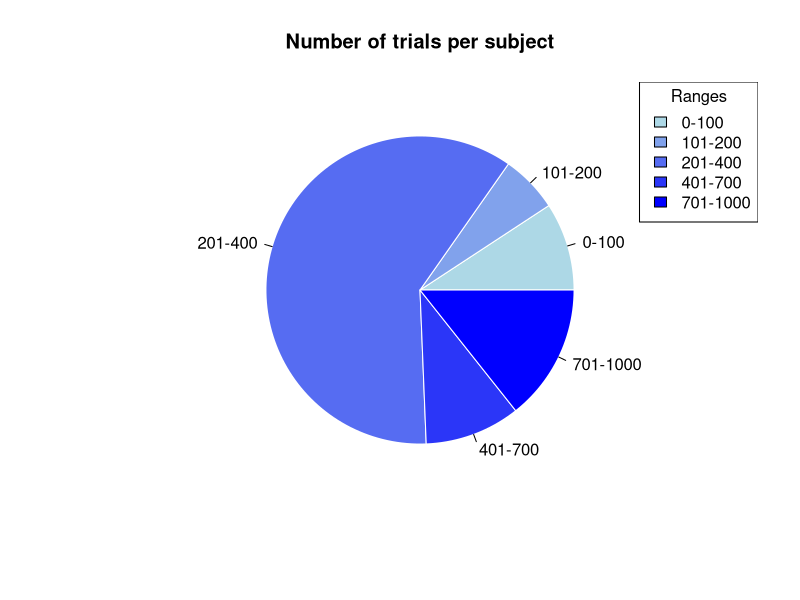
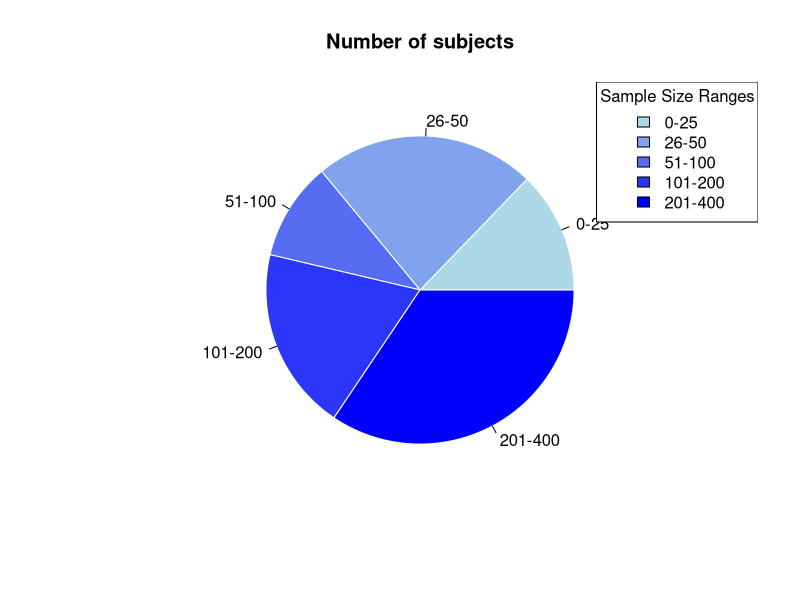
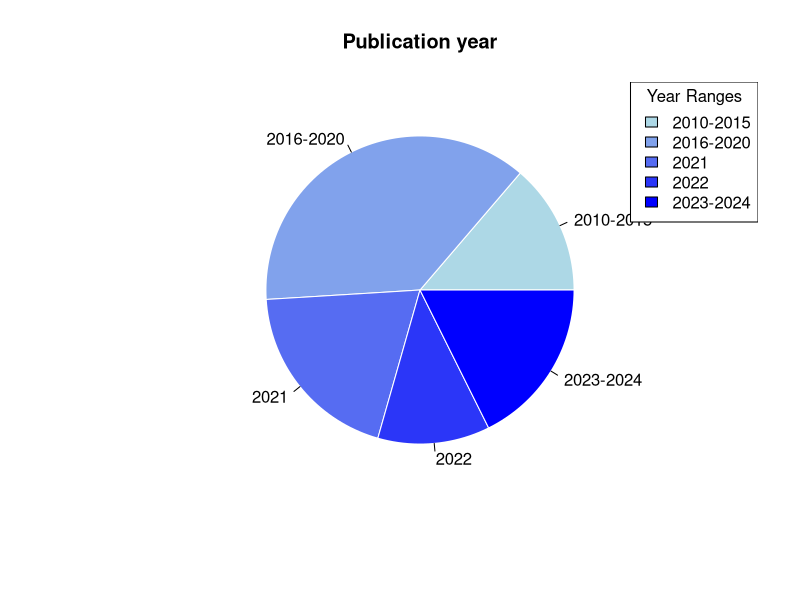

Source code (R) for these figures, in order: (Note: this script raises an error after producing the figures.)
## ---- chunk 1
# Number of trials per subject
# 1. 创建数据框
data <- data.frame(
  Paper = c("P5", "P5", "P5", "P5", "P6", "P20", "P34", "P45", "P46", "P51", 
            "P51", "P54", "P95", "P95", "Pn4", "Pn4", "Pn13", "Pn13", "Pn13", 
            "Pn13", "Pn14", "Pn14", "Pn14", "Pn16", "Pn16", "Pn16", "Pn23", 
            "Ps1", "Ps2", "Ps3", "Ps4", "Ps4", "Ps5", "Ps5", "Ps5", "Ps5", 
            "Pt1", "Pt2", "Pt3", "Pt5", "Pt6", "Pt6", "Pt7", "Pt9", "Pt9", 
            "Pt9", "Pt10", "Pt13", "Pt18", "Pt27", "Pt28"),
  Formal_Trials = c(96, 96, 96, 80, 240, 312, 100, 960, 192, 144, 
                    100, 144, 672, 672, 360, 360, 360, 360, 360, 
                    360, 128, 240, 240, 200, 400, 400, 360, 64, 
                    90, 40, 40, 40, 60, 60, 60, 60, 240, 60, 360, 
                    300, 240, 240, 360, 360, 360, 360, 96, 320, 960, 240, 360)
)

# 2. 定义区间
bins <- c(0, 100, 200, 400, 700, 1000)  # 定义五个范围
labels <- c("0-100", "101-200", "201-400", "401-700", "701-1000")

# 3. 将Formal_Trials数据按范围分组
data$Range <- cut(data$Formal_Trials, breaks = bins, labels = labels, right = TRUE)

# 4. 按范围汇总总数
library(dplyr)
trial_range_summary <- data %>%
  group_by(Range) %>%
  summarise(Total_Trials = sum(Formal_Trials))

# 5. 定义渐变颜色
colors <- colorRampPalette(c("lightblue", "blue"))(length(trial_range_summary$Range))

# 6. 绘制饼图
pie(trial_range_summary$Total_Trials, 
    labels = trial_range_summary$Range, 
    main = "Number of trials per subject",
    col = colors,  # 使用渐变色
    border = "white")  # 设置白色边框

# 添加图例
legend("topright", 
       legend = trial_range_summary$Range, 
       fill = colors, 
       title = "Ranges")
rm(data,trial_range_summary,bins,colors,labels)
## ---- chunk 2
# 1. 创建数据框
data <- data.frame(
  Paper = c("P5", "P5", "P5", "P5", "P6", "P20", "P34", "P45", "P46", "P51", 
            "P51", "P54", "P95", "P95", "Pn4", "Pn4", "Pn13", "Pn13", "Pn13", 
            "Pn13", "Pn14", "Pn14", "Pn14", "Pn16", "Pn16", "Pn16", "Pn23", 
            "Ps1", "Ps2", "Ps3", "Ps4", "Ps4", "Ps5", "Ps5", "Ps5", "Ps5", 
            "Pt1", "Pt2", "Pt3", "Pt5", "Pt6", "Pt6", "Pt7", "Pt9", "Pt9", 
            "Pt9", "Pt10", "Pt13", "Pt18", "Pt27", "Pt28"),
  Sample_Size = c(28, 28, 28, 40, 92, 46, 31, 40, 56, 26, 
                  26, 103, 19, 20, 30, 30, 13, 27, 27, 26, 
                  38, 33, 36, 20, 24, 25, 105, 302, 23, 
                  24, 20, 21, 24, 18, 22, 20, 40, 144, 109, 
                  40, 30, 104, 328, 23, 21, 18, 380, 84, 20, 32, 70)
)

# 2. 定义区间
bins <- c(0, 25, 50, 100, 200, 400)  # 定义五个范围
labels <- c("0-25", "26-50", "51-100", "101-200", "201-400")

# 3. 将Sample_Size数据按范围分组
data$Range <- cut(data$Sample_Size, breaks = bins, labels = labels, right = TRUE)

# 4. 按范围汇总每个区间的被试总数
library(dplyr)
subject_summary <- data %>%
  group_by(Range) %>%
  summarise(Total_Subjects = sum(Sample_Size))

# 5. 定义渐变颜色（保持前面的颜色风格）
colors <- colorRampPalette(c("lightblue", "blue"))(length(subject_summary$Range))

# 6. 绘制饼图
pie(subject_summary$Total_Subjects, 
    labels = subject_summary$Range, 
    main = "Number of subjects",
    col = colors,  # 使用渐变色
    border = "white")  # 设置白色边框

# 添加图例
legend("topright", 
       legend = subject_summary$Range, 
       fill = colors, 
       title = "Sample Size Ranges")

rm(data,subject_summary,bins,colors,labels)
## ---- chunk 3
# 1. 创建数据框
data <- data.frame(
  Paper = c("P5", "P5", "P5", "P5", "P6", "P20", "P34", "P45", "P46", "P51", 
            "P51", "P54", "P95", "P95", "Pn4", "Pn4", "Pn13", "Pn13", "Pn13", 
            "Pn13", "Pn14", "Pn14", "Pn14", "Pn16", "Pn16", "Pn16", "Pn23", 
            "Ps1", "Ps2", "Ps3", "Ps4", "Ps4", "Ps5", "Ps5", "Ps5", "Ps5", 
            "Pt1", "Pt2", "Pt3", "Pt5", "Pt6", "Pt6", "Pt7", "Pt9", "Pt9", 
            "Pt9", "Pt10", "Pt13", "Pt18", "Pt27", "Pt28"),
  Year = c(2019, 2019, 2019, 2019, 2020, 2020, 2020, 2021, 2020, 2020, 
           2020, 2019, 2018, 2018, 2021, 2021, 2021, 2021, 2021, 2021, 
           2020, 2020, 2020, 2022, 2022, 2022, 2021, 2023, 2023, 2014, 
           2015, 2015, 2014, 2014, 2014, 2014, 2023, 2023, 2021, 2023, 
           2022, 2022, 2022, 2020, 2020, 2020, 2023, 2021, 2023, 2024, 2024)
)

# 2. 定义年份区间
bins <- c(2010, 2015, 2020, 2021, 2022, 2024)  # 定义五个年份范围
labels <- c("2010-2015", "2016-2020", "2021", "2022", "2023-2024")

# 3. 将Year数据按范围分组
data$Year_Range <- cut(data$Year, breaks = bins, labels = labels, right = TRUE)

# 4. 按年份区间汇总每个区间的文章数量
library(dplyr)
year_summary <- data %>%
  group_by(Year_Range) %>%
  summarise(Total_Papers = n())

# 5. 定义渐变颜色（保持前面的颜色风格）
colors <- colorRampPalette(c("lightblue", "blue"))(length(year_summary$Year_Range))

# 6. 绘制饼图
pie(year_summary$Total_Papers, 
    labels = year_summary$Year_Range, 
    main = "Publication year",
    col = colors,  # 使用渐变色
    border = "white")  # 设置白色边框

# 添加图例
legend("topright", 
       legend = year_summary$Year_Range, 
       fill = colors, 
       title = "Year Ranges")

rm(data,year_summary,bins,colors,labels)
## ---- chunk 4
#人口统计学数据读取
library(dplyr)

subject_counts <- lapply(names(df), function(paper_name) {
  data <- df[[paper_name]]
  
  if ("Subject" %in% names(data)) {
    if ("Gender" %in% names(data)) {
      # 如果有性别信息
      gender_summary <- data %>%
        distinct(Subject, Gender) %>%
        summarise(
          total_subjects = n_distinct(Subject, na.rm = TRUE),
          male_count = sum(Gender == "Male", na.rm = TRUE),
          female_count = sum(Gender == "Female", na.rm = TRUE),
          paper_name = paper_name,
          .groups = "drop"
        )
    } else {
      # 如果没有性别信息，统计总被试数
      gender_summary <- data %>%
        distinct(Subject) %>%
        summarise(
          total_subjects = n_distinct(Subject, na.rm = TRUE),
          male_count = NA,
          female_count = NA,
          paper_name = paper_name,
          .groups = "drop"
        )
    }
    return(gender_summary)
  } else {
    return(NULL)
  }
})

# 转换为数据框，去除NULL值
subject_counts_df <- do.call(rbind, subject_counts)

print(subject_counts_df)


# 输出为CSV文件
# write.csv(subject_counts_df, "Subject_information.csv", row.names = FALSE)

rm(subject_counts)
## ---- chunk 5
library(dplyr)
library(ggplot2)

# 初始化存储结果的数据框
result <- data.frame(Subject = integer(), d_prime = numeric(), Mean_RT = numeric(), Paper = character())

# 遍历每篇论文
for (paper_name in names(df_d_paper)) {
  
  # 取出当前论文的 d' 数据
  d_prime_data <- df_d_paper[[paper_name]]
  
  # 检查 d_prime_data 是否为空
  if (is.null(d_prime_data) || nrow(d_prime_data) == 0) {
    warning(paste("Skipping paper:", paper_name, "- d_prime_data is empty or NULL"))
    next  # 跳过当前论文，继续处理下一篇
  }
  
  # 取出当前论文的 RT 和 ACC 数据
  article_data <- df[[paper_name]]
  
  # 检查是否存在 'Matching' 和 'ACC' 列
  if (!("Matching" %in% colnames(article_data)) || !("ACC" %in% colnames(article_data))) {
    warning(paste("Skipping paper:", paper_name, "- 'Matching' or 'ACC' column not found"))
    next  # 跳过当前论文，继续处理下一篇
  }
  
  # 筛选出 Matching == "Matching" 且 ACC == 1 的数据，并计算每个被试的平均 RT_ms
  filtered_data <- article_data %>%
    filter(Matching == "Matching", ACC == 1) %>%
    group_by(Subject) %>%
    summarize(Mean_RT = mean(RT_ms, na.rm = TRUE))  # 使用 RT_ms 计算每个被试的平均反应时间
  
  # 合并平均 RT 和 d' 数据，确保根据 Subject 合并
  merged_data <- inner_join(filtered_data, d_prime, by = "Subject")
  
  # 为结果添加论文名称
  merged_data <- merged_data %>%
    mutate(Paper = paper_name)
  
  # 将当前论文的结果合并到最终数据框中
  result <- bind_rows(result, merged_data)
}

# 查看处理后的数据
head(result)

# 创建小提琴图、箱线图和散点图的组合
ggplot(result, aes(x = Mean_RT, y = d_prime, fill = Paper)) +
  # 小提琴图
  geom_violin(trim = FALSE, alpha = 0.5, color = "black") +
  # 箱线图
  geom_boxplot(width = 0.1, fill = "white", color = "black", outlier.shape = NA) +
  # 散点图
  geom_jitter(width = 0.1, size = 1, color = "darkblue", alpha = 0.6) +
  # 主题和标签
  labs(x = "Mean RT (ms)", y = "d'") +
  theme_minimal() +
  theme(legend.position = "none")

# rm(article_data,filtered_data,)
## ---- chunk 6
library(dplyr)
library(ggplot2)

# 初始化存储结果的数据框
result <- data.frame(Subject = integer(), d_prime = numeric(), Mean_RT = numeric(), Paper = character())

# 遍历每篇论文
for (i in seq_along(df)) {
  paper_name <- names(df)[i]  # 获取论文名称
  d_prime_data <- df_d_paper[[i]]  # 获取对应的 d' 数据

  # 检查 d_prime_data 是否为空
  if (is.null(d_prime_data) || nrow(d_prime_data) == 0) {
    warning(paste("Skipping paper:", paper_name, "- d_prime_data is empty or NULL"))
    next
  }

  # 取出当前论文的 RT 和 ACC 数据
  article_data <- df[[paper_name]]

  # 检查是否存在 'Matching' 和 'ACC' 列
  if (!("Matching" %in% colnames(article_data)) || !("ACC" %in% colnames(article_data))) {
    warning(paste("Skipping paper:", paper_name, "- 'Matching' or 'ACC' column not found"))
    next
  }

  # 筛选出 Matching == "Matching" 且 ACC == 1 的数据，并计算每个被试的平均 RT_ms
  filtered_data <- article_data %>%
    filter(Matching == "Matching", ACC == 1) %>%
    group_by(Subject) %>%
    summarize(Mean_RT = mean(RT_ms, na.rm = TRUE))

  # 合并平均 RT 和 d' 数据
  merged_data <- inner_join(filtered_data, d_prime_data, by = "Subject")

  # 添加论文名称
  merged_data <- merged_data %>%
    mutate(Paper = paper_name)

  # 合并到结果数据框中
  result <- bind_rows(result, merged_data)
}

# 创建图形
if (nrow(result) > 0) {
  ggplot(result, aes(x = Mean_RT, y = d_prime, fill = Paper)) +
    geom_violin(trim = FALSE, alpha = 0.5, color = "black") +
    geom_boxplot(width = 0.1, fill = "white", color = "black", outlier.shape = NA) +
    geom_jitter(width = 0.1, size = 1, color = "darkblue", alpha = 0.6) +
    labs(x = "Mean RT (ms)", y = "d'") +
    theme_minimal() +
    theme(legend.position = "none")
} else {
  message("No data available for plotting.")
}

library(dplyr)
library(ggplot2)

# 创建美化后的图形
ggplot(result) +
  # 箱线图和散点图在左侧
  geom_boxplot(aes(x = factor(1), y = Mean_RT, fill = Paper), width = 0.1, outlier.shape = NA) +
  geom_jitter(aes(x = factor(1), y = Mean_RT, color = "darkblue"), width = 0.1, size = 1, alpha = 0.6) +
  # 小提琴图在右侧，只显示右半边
  geom_violin(aes(x = factor(2), y = Mean_RT, fill = Paper), trim = FALSE, alpha = 0.5, color = "black", position = position_nudge(x = 0.3)) +  # 调整此参数
  # 主题和标签
  labs(x = "", y = "Mean RT (ms)") +
  scale_x_discrete(labels = c("1" = "Boxplot & Jitter", "2" = "Violin")) +  # 自定义x轴标签
  theme_minimal() +
  theme(legend.position = "none",
        axis.title.y = element_text(size = 12),
        axis.ticks.x = element_blank(),  # 去掉x轴刻度
        axis.text.x = element_blank())  # 去掉x轴文本


## ---- chunk 7
library(dplyr)
library(ggplot2)

# 初始化存储结果的数据框
result <- data.frame(Subject = integer(), d_prime = numeric(), Mean_RT = numeric(), Paper = character())

# 遍历每篇论文
for (i in seq_along(df)) {
  paper_name <- names(df)[i]  # 获取论文名称
  d_prime_data <- df_d_paper[[i]]  # 获取对应的 d' 数据

  # 检查 d_prime_data 是否为空
  if (is.null(d_prime_data) || nrow(d_prime_data) == 0) {
    warning(paste("Skipping paper:", paper_name, "- d_prime_data is empty or NULL"))
    next
  }

  # 取出当前论文的 RT 和 ACC 数据
  article_data <- df[[paper_name]]

  # 检查是否存在 'Matching' 和 'ACC' 列
  if (!("Matching" %in% colnames(article_data)) || !("ACC" %in% colnames(article_data))) {
    warning(paste("Skipping paper:", paper_name, "- 'Matching' or 'ACC' column not found"))
    next
  }

  # 筛选出 Matching == "Matching，且 RT <= 10000 的数据
  filtered_data <- article_data %>%
    filter(Matching == "Matching", RT_ms >= 400,  RT_ms <= 1000) %>%
    group_by(Subject) %>%
    summarize(Mean_RT = mean(RT_ms, na.rm = TRUE))

  # 合并平均 RT 和 d' 数据
  merged_data <- inner_join(filtered_data, d_prime_data, by = "Subject")

  # 添加论文名称
  merged_data <- merged_data %>%
    mutate(Paper = paper_name)

  # 合并到结果数据框中
  result <- bind_rows(result, merged_data)
}

# 查看处理后的数据
head(result)

# 创建图形
if (nrow(result) > 0) {
  ggplot(result, aes(x = Mean_RT, y = d_prime, fill = Paper)) +
    geom_violin(trim = FALSE, alpha = 0.3, color = "black") +  # 调整透明度
    geom_boxplot(width = 0.02, fill = "white", color = "black", outlier.shape = NA) +  # 更小的 width
    geom_jitter(width = 0.1, size = 1, color = "darkblue", alpha = 0.6) +
    labs(x = "Mean RT (ms)", y = "d'") +
    theme_minimal() +
    theme(legend.position = "none")
} else {
  message("No data available for plotting.")
}
library(dplyr)
library(ggplot2)

# 创建美化后的图形
ggplot(result) +
  # 箱线图和散点图集中在同一个位置
  geom_boxplot(aes(x = factor(1), y = Mean_RT, fill = Paper), width = 0.15, outlier.shape = NA) +
  geom_jitter(aes(x = factor(1), y = Mean_RT), width = 0.1, size = 1, color = "darkblue", alpha = 0.6) +
  # 小提琴图在右侧
  geom_violin(aes(x = factor(2), y = Mean_RT, fill = Paper), trim = FALSE, alpha = 0.5, color = "black") +
  # 主题和标签
  labs(x = "", y = "Mean RT (ms)") +
  scale_x_discrete(labels = c("1" = "Boxplot & Jitter", "2" = "Violin")) +  # 自定义x轴标签
  theme_minimal() +
  theme(legend.position = "none",
        axis.title.y = element_text(size = 12),
        axis.ticks.x = element_blank(),  # 去掉x轴刻度
        axis.text.x = element_blank())  # 去掉x轴文本


## ---- chunk 8
# 加载必要的库
library(dplyr)
library(ggplot2)

# 假设 df 是一个包含文章数据的列表，其中每个元素都是一个数据框
# df 是一个列表，df[[n]] 是第 n 篇文章，里面包含数据

# 定义一些变量来存储统计信息
all_data <- data.frame()  # 用于存储所有文章的人口统计学和 RT 数据
gender_count_list <- list()  # 存储每篇文章的性别统计信息
age_data <- c()  # 存储所有年龄信息

# 性别统一化函数
standardize_gender <- function(gender) {
  gender <- tolower(gender)  # 转换为小写
  if (gender %in% c("1", "m", "M", "Mann", "Hombre", "male", "Male")) {
    return("Male")
  } else if (gender %in% c("2", "f", "F", "Frau", "Mujer", "female", "Female")) {
    return("Female")
  } else {
    return("Others")
  }
}

# 遍历每篇文章的数据
for (i in 1:length(df)) {
  article_data <- df[[i]]  # 获取每篇文章的数据
  
  # 只选择我们关心的列，如 Subject、Gender、Age 和 RT_ms，其他的列忽略
  article_data_filtered <- article_data %>%
    select(any_of(c("Subject", "Gender", "Age", "RT_ms")))  # 只选择这些列，如果不存在则忽略
  
  # 确保 Subject 列为字符类型，Gender 列为字符类型，Age 列统一为数值类型
  if ("Subject" %in% colnames(article_data_filtered)) {
    article_data_filtered$Subject <- as.character(article_data_filtered$Subject)
  }
  
  if ("Gender" %in% colnames(article_data_filtered)) {
    article_data_filtered$Gender <- as.character(article_data_filtered$Gender)
    article_data_filtered$Gender <- sapply(article_data_filtered$Gender, standardize_gender)  # 统一化性别变量
  }
  
  if ("Age" %in% colnames(article_data_filtered)) {
    article_data_filtered$Age <- as.numeric(as.character(article_data_filtered$Age))
  }
  
  # 为每篇文章中的被试编号添加文章索引前缀，使每个被试编号在全局范围内唯一
  article_data_filtered <- article_data_filtered %>%
    mutate(Subject = paste0("Article", i, "_", Subject))
  
  # 统计性别
  if ("Gender" %in% colnames(article_data_filtered)) {
    current_gender_count <- table(article_data_filtered$Gender)
    gender_count_list[[i]] <- current_gender_count
  }
  
  # 收集年龄数据
  if ("Age" %in% colnames(article_data_filtered)) {
    age_data <- c(age_data, article_data_filtered$Age)
  }
  
  # 将每篇文章的数据合并，只合并过滤后的数据
  all_data <- bind_rows(all_data, article_data_filtered)
}

# 合并所有文章的性别统计
gender_count <- Reduce(`+`, gender_count_list, init = table(factor(levels = unique(unlist(lapply(gender_count_list, names))))))

# 人口统计学描述
total_subjects <- nrow(all_data)  # 被试总人数
male_count <- sum(all_data$Gender == "Male", na.rm = TRUE)  # 男性数量
female_count <- sum(all_data$Gender == "Female", na.rm = TRUE)  # 女性数量
avg_age <- mean(age_data, na.rm = TRUE)  # 平均年龄

# 输出人口统计学信息
cat("总被试量: ", total_subjects, "\n")
cat("男性数量: ", male_count, "\n")
cat("女性数量: ", female_count, "\n")
cat("平均年龄: ", avg_age, "\n")

# 分别绘制 Age 和 RT_ms 的散点图

# 绘制 Age 的散点图，X 轴为 Subject，Y 轴为 Age
ggplot(all_data, aes(x = Subject, y = Age, color = Gender)) +
  geom_point(alpha = 0.7) +
  labs(title = "Scatter Plot of Age by Subject",
       x = "Subject",
       y = "Age",
       color = "Gender") +
  theme_minimal() +
  theme(axis.text.x = element_blank())  # 隐藏 X 轴的文本

# 绘制 RT_ms 的散点图，X 轴为 Subject，Y 轴为 RT_ms
ggplot(all_data, aes(x = Subject, y = RT_ms, color = Gender)) +
  geom_point(alpha = 0.7) +
  labs(title = "Scatter Plot of RT_ms by Subject",
       x = "Subject",
       y = "RT_ms",
       color = "Gender") +
  theme_minimal() +
  theme(axis.text.x = element_blank())  # 隐藏 X 轴的文本

# 如果有 RT_ms 数据，对其进行统计
if ("RT_ms" %in% colnames(all_data)) {
  rt_summary <- summary(all_data$RT_ms)
  cat("RT_ms 描述统计: \n")
  print(rt_summary)
}

# 清理环境变量
rm(subject_df, age_data, avg_age, current_gender_count, female_count, gender_count, i, male_count, rt_summary, subject_bins, subject_distribution, total_subjects, all_data, article_data, article_data_filtered, gender_count_list)


## ---- chunk 9
library(ggplot2)
library(dplyr)
library(tidyr)

# 假设df是一个包含多篇论文数据的列表

# 1. 计算每个被试的平均ACC和RT_ms
plot_data <- lapply(df, function(data) {
  if ("Identity" %in% names(data) && "Matching" %in% names(data)) {
    data %>%
      mutate(Identity = case_when(
        Identity == "Self" ~ "Self",
        # Identity == "P1" ~ "Self",
        Identity == "Friend" ~ "Friend",
        Identity == "Close" ~ "Close",
        Identity == "Mother" ~ "Close",
        Identity == "Father" ~ "Close",
        Identity == "Familiar" ~ "Close",
        Identity == "Acquaintance" ~ "Close",
        # Identity == "P2" ~ "Close",
        TRUE ~ "Others"  # 其他归为Others
      )) %>%
      group_by(Identity, Matching) %>%
      summarise(mean_ACC = mean(ACC, na.rm = TRUE), 
                mean_RT_ms = mean(RT_ms, na.rm = TRUE), 
                .groups = "drop")
  } else {
    return(NULL)  # 如果缺少列，返回NULL
  }
})

# 合并数据用于绘图，去除NULL值
plot_df <- bind_rows(plot_data, .id = "paper") %>% na.omit()

# 散点图，绘制存在的数据
ggplot(plot_df, aes(x = mean_ACC, y = mean_RT_ms, shape = Identity)) +
  geom_point(size = 3) +
  labs(x = "平均ACC", y = "平均RT (ms)") +
  theme_minimal()

# 2. 统计每篇论文的被试量及性别
subject_counts <- lapply(df, function(data) {
  if ("Subject" %in% names(data) && "Gender" %in% names(data)) {
    data %>%
      distinct(Subject, Gender) %>%
      summarise(
        total_subjects = n_distinct(Subject),
        male_count = sum(Gender == "Male", na.rm = TRUE),
        female_count = sum(Gender == "Female", na.rm = TRUE),
        .groups = "drop"
      )
  } else {
    return(NULL)  # 如果缺少列，返回NULL
  }
})

# 转换为数据框，去除NULL值
subject_counts_df <- do.call(rbind, subject_counts) %>% na.omit()

# 输出结果
print(subject_counts_df)

## ---- chunk 10
library(ggplot2)
library(dplyr)
library(tidyr)

# 假设df是一个包含多篇论文数据的列表

# 1. 计算每个被试的平均ACC和RT_ms
plot_data <- lapply(df, function(data) {
  if ("Identity" %in% names(data) && "Matching" %in% names(data)) {
    data %>%
      mutate(Identity = case_when(
        Identity == "Self" ~ "Self",
        # Identity == "P1" ~ "Self",
        Identity == "Friend" ~ "Friend",
        Identity == "Close" ~ "Close",
        Identity == "Mother" ~ "Close",
        Identity == "Father" ~ "Close",
        Identity == "Familiar" ~ "Close",
        Identity == "Acquaintance" ~ "Close",
        # Identity == "P2" ~ "Close",
        TRUE ~ "Others"
      )) %>%
      group_by(Identity, Matching) %>%
      summarise(mean_ACC = mean(ACC, na.rm = TRUE), 
                mean_RT_ms = mean(RT_ms, na.rm = TRUE), 
                .groups = "drop")
  } else {
    return(NULL)
  }
})

# 合并数据用于绘图，去除NULL值
plot_df <- bind_rows(plot_data, .id = "paper") %>% na.omit()

# 绘制Matching条件下的散点图
ggplot(plot_df %>% filter(Matching == "Matching"), aes(x = mean_ACC, y = mean_RT_ms, shape = Identity)) +
  geom_point(size = 3) +
  labs(x = "ACC (Matching)", y = "RT (ms)") +
  theme_minimal()

# 绘制Nonmatching条件下的散点图
ggplot(plot_df %>% filter(Matching == "Nonmatching"), aes(x = mean_ACC, y = mean_RT_ms, shape = Identity)) +
  geom_point(size = 3) +
  labs(x = "ACC (Nonmatching)", y = "RT (ms)") +
  theme_minimal()

# 2. 统计每篇论文的被试量及性别
subject_counts <- lapply(df, function(data) {
  if ("Subject" %in% names(data) && "Gender" %in% names(data)) {
    data %>%
      distinct(Subject, Gender) %>%
      summarise(
        total_subjects = n_distinct(Subject),
        male_count = sum(Gender == "Male", na.rm = TRUE),
        female_count = sum(Gender == "Female", na.rm = TRUE),
        .groups = "drop"
      )
  } else {
    return(NULL)
  }
})

# 转换为数据框，去除NULL值
subject_counts_df <- do.call(rbind, subject_counts) %>% na.omit()

# 输出结果
print(subject_counts_df)

## ---- chunk 11
library(ggplot2)
library(dplyr)
library(tidyr)

# 假设df是一个包含多篇论文数据的列表

# 1. 计算每个被试的平均ACC和RT_ms
plot_data <- lapply(df, function(data) {
  if ("Identity" %in% names(data) && "Matching" %in% names(data) && "Subject" %in% names(data)) {
    data %>%
      mutate(Identity = case_when(
        Identity == "Self" ~ "Self",
        Identity == "P1" ~ "Self",
        Identity == "Friend" ~ "Friend",
        Identity == "Close" ~ "Close",
        Identity == "Mother" ~ "Close",
        Identity == "Father" ~ "Close",
        Identity == "Familiar" ~ "Close",
        Identity == "Acquaintance" ~ "Close",
        Identity == "P2" ~ "Close",
        TRUE ~ "Others"
      )) %>%
      group_by(Subject, Identity, Matching) %>%
      summarise(mean_ACC = mean(ACC, na.rm = TRUE), 
                mean_RT_ms = mean(RT_ms, na.rm = TRUE), 
                .groups = "drop")
  } else {
    return(NULL)
  }
})

# 合并数据用于绘图，去除NULL值
plot_df <- bind_rows(plot_data, .id = "paper") %>% na.omit()

# 绘制Matching条件下的散点图
ggplot(plot_df %>% filter(Matching == "Matching"), aes(x = mean_ACC, y = mean_RT_ms, shape = Identity)) +
  geom_point(size = 3) +
  labs(x = "平均ACC (Matching)", y = "平均RT (ms)") +
  theme_minimal()

# 绘制Nonmatching条件下的散点图
ggplot(plot_df %>% filter(Matching == "Nonmatching"), aes(x = mean_ACC, y = mean_RT_ms, shape = Identity)) +
  geom_point(size = 3) +
  labs(x = "平均ACC (Nonmatching)", y = "平均RT (ms)") +
  theme_minimal()

# 2. 统计每篇论文的被试量及性别
subject_counts <- lapply(df, function(data) {
  if ("Subject" %in% names(data) && "Gender" %in% names(data)) {
    data %>%
      distinct(Subject, Gender) %>%
      summarise(
        total_subjects = n_distinct(Subject),
        male_count = sum(Gender == "Male", na.rm = TRUE),
        female_count = sum(Gender == "Female", na.rm = TRUE),
        .groups = "drop"
      )
  } else {
    return(NULL)
  }
})

# 转换为数据框，去除NULL值
subject_counts_df <- do.call(rbind, subject_counts) %>% na.omit()

# 输出结果
print(subject_counts_df)

## ---- chunk 12
library(ggplot2)
library(dplyr)
library(tidyr)

# 假设df是一个包含多篇论文数据的列表

# 1. 计算每个被试的平均ACC和RT_ms
plot_data <- lapply(df, function(data) {
  if ("Identity" %in% names(data) && "Matching" %in% names(data) && "Subject" %in% names(data)) {
    data %>%
      mutate(Identity = case_when(
        Identity == "Self" ~ "Self",
        # Identity == "P1" ~ "Self",
        # Identity == "Friend" ~ "Friend",
        # Identity == "Close" ~ "Close",
        # Identity == "Mother" ~ "Close",
        # Identity == "Father" ~ "Close",
        # Identity == "Familiar" ~ "Close",
        # Identity == "Acquaintance" ~ "Close",
        # Identity == "P2" ~ "Close",
        TRUE ~ "Others"
      )) %>%
      group_by(Subject, Identity, Matching) %>%
      summarise(mean_ACC = mean(pmin(pmax(ACC, 0), 1), na.rm = TRUE),
                mean_RT_ms = mean(RT_ms, na.rm = TRUE),
                .groups = "drop")
  } else {
    return(NULL)
  }
})

# 合并数据用于绘图，去除NULL值
plot_df <- bind_rows(plot_data, .id = "paper") %>% na.omit()

# 自定义形状和颜色
shape_values <- c("Self" = 1, "Friend" = 17, "Close" = 15, "Others" = 3)
color_values <- c("Self" = "black", "Friend" = "gray", "Close" = "lightgray", "Others" = "#A9A9A9")

# 绘制Matching条件下的散点图
ggplot(plot_df %>% filter(Matching == "Matching"), aes(x = mean_ACC, y = mean_RT_ms, shape = Identity, color = Identity)) +
  geom_point(size = 3) +
  scale_shape_manual(values = shape_values) +
  scale_color_manual(values = color_values) +
  labs(x = "平均ACC (Matching)", y = "平均RT (ms)") +
  theme_minimal()

# 绘制Nonmatching条件下的散点图
ggplot(plot_df %>% filter(Matching == "Nonmatching"), aes(x = mean_ACC, y = mean_RT_ms, shape = Identity, color = Identity)) +
  geom_point(size = 3) +
  scale_shape_manual(values = shape_values) +
  scale_color_manual(values = color_values) +
  labs(x = "平均ACC (Nonmatching)", y = "平均RT (ms)") +
  theme_minimal()

# 2. 统计每篇论文的被试量及性别
subject_counts <- lapply(df, function(data) {
  if ("Subject" %in% names(data) && "Gender" %in% names(data)) {
    data %>%
      distinct(Subject, Gender) %>%
      summarise(
        total_subjects = n_distinct(Subject),
        male_count = sum(Gender == "Male", na.rm = TRUE),
        female_count = sum(Gender == "Female", na.rm = TRUE),
        .groups = "drop"
      )
  } else {
    return(NULL)
  }
})

# 转换为数据框，去除NULL值
subject_counts_df <- do.call(rbind, subject_counts) %>% na.omit()

# 输出结果
print(subject_counts_df)

## ---- chunk 13
library(ggplot2)
library(dplyr)
library(tidyr)

# 假设df是一个包含多篇论文数据的列表

# 合并数据并处理Identity
plot_data <- bind_rows(lapply(df, function(data) {
  if ("Identity" %in% names(data) && "Matching" %in% names(data) && "Subject" %in% names(data)) {
    data %>%
      mutate(Identity = case_when(
        Identity == "Self" ~ "Self",
        Identity == "P1" ~ "Self",
        Identity == "Friend" ~ "Friend",
        Identity == "Close" ~ "Close",
        Identity == "Mother" ~ "Close",
        Identity == "Father" ~ "Close",
        Identity == "Familiar" ~ "Close",
        Identity == "Acquaintance" ~ "Close",
        Identity == "P2" ~ "Close",
        TRUE ~ "Others"
      ))
  } else {
    return(NULL)
  }
}))

# 自定义形状和颜色
shape_values <- c("Self" = 1, "Friend" = 17, "Close" = 15, "Others" = 3)
color_values <- c("Self" = "lightgray", "Friend" = "gray", "Close" = "#A9A9A9", "Others" = "black")

# 绘制Matching条件下的散点图
ggplot(plot_data %>% filter(Matching == "Matching"), aes(x = ACC, y = RT_ms, shape = Identity, color = Identity)) +
  stat_summary(fun = mean, geom = "point", size = 3) +
  scale_shape_manual(values = shape_values) +
  scale_color_manual(values = color_values) +
  labs(x = "平均ACC (Matching)", y = "平均RT (ms)") +
  theme_minimal()

# 绘制Nonmatching条件下的散点图
ggplot(plot_data %>% filter(Matching == "Nonmatching"), aes(x = ACC, y = RT_ms, shape = Identity, color = Identity)) +
  stat_summary(fun = mean, geom = "point", size = 3) +
  scale_shape_manual(values = shape_values) +
  scale_color_manual(values = color_values) +
  labs(x = "平均ACC (Nonmatching)", y = "平均RT (ms)") +
  theme_minimal()

# 2. 统计每篇论文的被试量及性别
subject_counts <- lapply(df, function(data) {
  if ("Subject" %in% names(data) && "Gender" %in% names(data)) {
    data %>%
      distinct(Subject, Gender) %>%
      summarise(
        total_subjects = n_distinct(Subject),
        male_count = sum(Gender == "Male", na.rm = TRUE),
        female_count = sum(Gender == "Female", na.rm = TRUE),
        .groups = "drop"
      )
  } else {
    return(NULL)
  }
})

# 转换为数据框，去除NULL值
subject_counts_df <- do.call(rbind, subject_counts) %>% na.omit()

# 输出结果
print(subject_counts_df)

## ---- chunk 14
library(ggplot2)
library(dplyr)
library(tidyr)


# 假设df是一个包含多篇论文数据的列表

# 合并数据并处理Identity，同时计算每个被试的正确反应数、总反应数和平均反应时间
plot_data <- bind_rows(lapply(df, function(data) {
  if ("Identity" %in% names(data) && "Matching" %in% names(data) && "Subject" %in% names(data)) {
    data <- data %>%
      mutate(Identity = case_when(
        Identity == "Self" ~ "Self",
        Identity == "P1" ~ "Self",
        Identity == "Friend" ~ "Friend",
        Identity == "Close" ~ "Close",
        Identity == "Mother" ~ "Close",
        Identity == "Father" ~ "Close",
        Identity == "Familiar" ~ "Close",
        Identity == "Acquaintance" ~ "Close",
        Identity == "P2" ~ "Close",
        TRUE ~ "Others"
      )) %>%
      group_by(Subject, Identity, Matching) %>%
      summarise(
        correct_count = sum(ACC == 1, na.rm = TRUE),  # 计算正确反应数
        total_count = n(),  # 总记录数
        mean_RT_ms = mean(RT_ms, na.rm = TRUE),  # 计算平均反应时间
        .groups = "drop"
      ) %>%
      mutate(mean_ACC = correct_count / total_count)  # 计算准确率
    return(data)
  } else {
    return(NULL)
  }
})) %>% na.omit()  # 移除缺失值

# 将结果合并为一个数据框
plot_data <- bind_rows(plot_data) %>% na.omit()



# 计算每个被试的平均ACC和平均RT（Matching条件）
average_data_matching <- plot_data %>%
  filter(Matching == "Matching") %>%  # 只选择Matching条件
  group_by(Subject, Identity) %>%
  summarise(
    mean_ACC = mean(mean_ACC, na.rm = TRUE),  # 每个身份的平均ACC
    mean_RT = mean(mean_RT_ms, na.rm = TRUE),  # 每个身份的平均RT
    .groups = "drop"
  )

# 计算每个被试的平均ACC和平均RT（Nonmatching条件）
average_data_nonmatching <- plot_data %>%
  filter(Matching == "Nonmatching") %>%  # 只选择Nonmatching条件
  group_by(Subject, Identity) %>%
  summarise(
    mean_ACC = mean(mean_ACC, na.rm = TRUE),  # 每个身份的平均ACC
    mean_RT = mean(mean_RT_ms, na.rm = TRUE),  # 每个身份的平均RT
    .groups = "drop"
  )

# 定义形状和颜色
shape_values <- c("Self" = 1, "Friend" = 17, "Others" = 4)  # 1: 空心圆，17: 实心三角，4: 小叉
color_values <- c("Self" = "black", "Friend" = "gray", "Others" = "black")

# 绘制Matching条件的散点图
p1 <- ggplot(average_data_matching, aes(x = mean_ACC, y = mean_RT, shape = Identity, color = Identity)) +
  geom_point(size = 3) +
  scale_shape_manual(values = shape_values) +
  scale_color_manual(values = color_values) +
  labs(x = "平均ACC (Matching)", y = "平均RT (ms)", title = "Matching条件下被试的平均ACC与平均RT散点图") +
  theme_minimal()

# 绘制Nonmatching条件的散点图
p2 <- ggplot(average_data_nonmatching, aes(x = mean_ACC, y = mean_RT, shape = Identity, color = Identity)) +
  geom_point(size = 3) +
  scale_shape_manual(values = shape_values) +
  scale_color_manual(values = color_values) +
  labs(x = "平均ACC (Nonmatching)", y = "平均RT (ms)", title = "Nonmatching条件下被试的平均ACC与平均RT散点图") +
  theme_minimal()

# 打印两个图
print(p1)
print(p2)

# 统计每篇论文的被试量及性别
subject_counts <- lapply(df, function(data) {
  if ("Subject" %in% names(data) && "Gender" %in% names(data)) {
    data %>%
      distinct(Subject, Gender) %>%
      summarise(
        total_subjects = n_distinct(Subject),
        male_count = sum(Gender == "Male", na.rm = TRUE),
        female_count = sum(Gender == "Female", na.rm = TRUE),
        .groups = "drop"
      )
  } else {
    return(NULL)
  }
})

# 转换为数据框，去除NULL值
subject_counts_df <- do.call(rbind, subject_counts) %>% na.omit()

# 输出结果
print(subject_counts_df)

## ---- chunk 15
library(ggplot2)
library(dplyr)
library(tidyr)

# 假设df是一个包含多篇论文数据的列表

# 合并数据并处理Identity，同时计算每个被试的正确反应数、总反应数和平均反应时间
plot_data <- bind_rows(lapply(seq_along(df), function(i) {
  data <- df[[i]]
  if ("Identity" %in% names(data) && "Matching" %in% names(data) && "Subject" %in% names(data)) {
    data <- data %>%
      mutate(Identity = case_when(
        Identity == "Self" ~ "Self",
        # Identity == "P1" ~ "Self",
        Identity == "Friend" ~ "Friend",
        Identity == "Close" ~ "Close",
        Identity == "Mother" ~ "Close",
        Identity == "Father" ~ "Close",
        Identity == "Familiar" ~ "Close",
        Identity == "Acquaintance" ~ "Close",
        # Identity == "P2" ~ "Close",
        TRUE ~ "Others"
      )) %>%
      group_by(Subject, Identity, Matching) %>%
      summarise(
        correct_count = sum(ACC == 1, na.rm = TRUE),  # 计算正确反应数
        total_count = n(),  # 总记录数
        mean_RT_ms = mean(RT_ms, na.rm = TRUE),  # 计算平均反应时间
        .groups = "drop"
      ) %>%
      mutate(mean_ACC = correct_count / total_count)  # 计算准确率
    data$Subject <- paste0("S", seq_along(data$Subject) + sum(sapply(df[1:(i - 1)], function(x) n_distinct(x$Subject))))  # 重新编号
    return(data)
  } else {
    return(NULL)
  }
})) %>% na.omit()  # 移除缺失值

# 计算每个被试的平均ACC和平均RT（Matching条件）
average_data_matching <- plot_data %>%
  filter(Matching == "Matching") %>%
  group_by(Subject, Identity) %>%
  summarise(
    mean_ACC = mean(mean_ACC, na.rm = TRUE),
    mean_RT = mean(mean_RT_ms, na.rm = TRUE),
    .groups = "drop"
  )

# 计算每个被试的平均ACC和平均RT（Nonmatching条件）
average_data_nonmatching <- plot_data %>%
  filter(Matching == "Nonmatching") %>%
  group_by(Subject, Identity) %>%
  summarise(
    mean_ACC = mean(mean_ACC, na.rm = TRUE),
    mean_RT = mean(mean_RT_ms, na.rm = TRUE),
    .groups = "drop"
  )

# 定义形状和颜色
shape_values <- c("Self" = 1, "Friend" = 17, "Others" = 4)
color_values <- c("Self" = "black", "Friend" = "gray", "Others" = "black")

# 绘制Matching条件的散点图
p1 <- ggplot(average_data_matching, aes(x = mean_ACC, y = mean_RT, shape = Identity, color = Identity)) +
  geom_point(size = 3) +
  scale_shape_manual(values = shape_values) +
  scale_color_manual(values = color_values) +
  labs(x = "平均ACC (Matching)", y = "平均RT (ms)", title = "Matching条件下被试的平均ACC与平均RT散点图") +
  theme_minimal()

# 绘制Nonmatching条件的散点图
p2 <- ggplot(average_data_nonmatching, aes(x = mean_ACC, y = mean_RT, shape = Identity, color = Identity)) +
  geom_point(size = 3) +
  scale_shape_manual(values = shape_values) +
  scale_color_manual(values = color_values) +
  labs(x = "平均ACC (Nonmatching)", y = "平均RT (ms)", title = "Nonmatching条件下被试的平均ACC与平均RT散点图") +
  theme_minimal()

# 打印两个图
print(p1)
print(p2)

# 统计每篇论文的被试量及性别
subject_counts <- lapply(df, function(data) {
  if ("Subject" %in% names(data) && "Gender" %in% names(data)) {
    data %>%
      distinct(Subject, Gender) %>%
      summarise(
        total_subjects = n_distinct(Subject),
        male_count = sum(Gender == "Male", na.rm = TRUE),
        female_count = sum(Gender == "Female", na.rm = TRUE),
        .groups = "drop"
      )
  } else {
    return(NULL)
  }
})

# 转换为数据框，去除NULL值
subject_counts_df <- do.call(rbind, subject_counts) %>% na.omit()

# 输出结果
print(subject_counts_df)


## ---- chunk 16
library(ggplot2)
library(dplyr)

# 假设 df、df_d_prime、df_d_paper 已经加载

# 遍历每篇文章
for (n in names(df)) {
  # 获取具体文章的数据
  aRT_msicle_data <- df[[n]]
  d_prime_value <- df_d_prime[[n]]
  
  # 处理数据，排除不合条件的试次
  cleaned_data <- aRT_msicle_data %>%
    filter(ACC >= 0.3, RT_ms <= 10000) %>%
    mutate(d_prime_value = d_prime_value)  # 添加 d' 值作为新列
  
  # 1. 散点图，横坐标是RT_ms，纵坐标是d'
  # p1 <- ggplot(cleaned_data, aes(x = RT_ms, y = d_prime_value)) +
  #   geom_point() +
  #   labs(title = paste("RT_ms vs d' for", n),
  #        x = "RT_ms",
  #        y = "d'") +
  #   theme_minimal()
  # 
  # print(p1)
  # 
  # 2. Matching 条件下的散点图
  matching_data <- cleaned_data %>%
    filter(Matching == "Matching") %>%
    filter(ACC >= 0.5, RT_ms >= 500, RT_ms <= 1000)
  
  p2 <- ggplot(matching_data, aes(x = ACC, y = RT_ms, shape = Identity)) +
    geom_point(size = 3) +
    labs(title = paste("ACC vs RT_ms (Matching) for", n),
         x = "ACC",
         y = "RT_ms") +
    scale_shape_manual(values = c(16, 17, 3)) +  # 16: Circle, 17: Triangle, 3: Cross
    theme_minimal()
  
  print(p2)
  
  # 3. Nonmatching 条件下的散点图
  nonmatching_data <- cleaned_data %>%
    filter(Matching == "Nonmatching") %>%
    filter(ACC >= 0.5, RT_ms >= 500, RT_ms <= 1000)
  
  p3 <- ggplot(nonmatching_data, aes(x = ACC, y = RT_ms, shape = Identity)) +
    geom_point(size = 3) +
    labs(title = paste("ACC vs RT_ms (Nonmatching) for", n),
         x = "ACC",
         y = "RT_ms") +
    scale_shape_manual(values = c(16, 17, 3)) +
    theme_minimal()
  
  print(p3)
  
  # 4. 条形图，横坐标是Identity，纵坐标是d'，并给出误差线
  # identity_dprime <- cleaned_data %>%
  #   group_by(Identity) %>%
  #   summarise(mean_dprime = mean(d_prime_value, na.rm = TRUE),
  #             se_dprime = sd(d_prime_value, na.rm = TRUE) / sqRT_ms(n()))
  # 
  # p4 <- ggplot(identity_dprime, aes(x = Identity, y = mean_dprime)) +
  #   geom_bar(stat = "identity", position = "dodge") +
  #   geom_errorbar(aes(ymin = mean_dprime - se_dprime, ymax = mean_dprime + se_dprime), width = 0.2) +
  #   labs(title = paste("Mean d' by Identity for", n),
  #        x = "Identity",
  #        y = "Mean d'") +
  #   theme_minimal()
  # 
  # print(p4)
}



## ---- chunk 17
library(ggplot2)
library(dplyr)

# 假设 df、df_d_prime、df_d_paper 已经加载

# 创建一个列表保存每篇文章的绘图
plots <- list()

# 遍历每篇文章
for (n in names(df)) {
  # 获取具体文章的数据
  article_data <- df[[n]]
  
  # 确认使用的列名
  if ("Identity" %in% names(article_data) && "Matching" %in% names(article_data) && "RT_ms" %in% names(article_data) && "ACC" %in% names(article_data)) {
    
    # 打印 ACC 的分布
    print(table(article_data$ACC))

    plot_data <- article_data %>%
      mutate(Identity = case_when(
        Identity == "Self" ~ "Self",
        Identity == "Friend" ~ "Friend",
        Identity == "Close" ~ "Close",
        Identity == "Mother" ~ "Close",
        Identity == "Father" ~ "Close",
        Identity == "Familiar" ~ "Close",
        Identity == "Acquaintance" ~ "Close",
        TRUE ~ "Others"
      )) %>%
      group_by(Subject, Matching) %>%
      summarise(
        correct_count = sum(ACC == 1, na.rm = TRUE),  # 计算正确反应数
        total_count = n(),  # 总记录数
        mean_ACC = correct_count / total_count,  # 计算正确率
        mean_RT_ms = mean(RT_ms, na.rm = TRUE),  # 计算平均反应时间
        Identity = first(Identity),  # 获取每个被试的 Identity
        .groups = "drop"
      )
  } else {
    next
  }

  # 检查是否有缺失的 Identity 值
  if (any(is.na(plot_data$Identity))) {
    cat("Skipping article:", n, "due to missing Identity values.\n")
    next
  }
  
  # 处理数据，排除不合条件的试次
  cleaned_data <- plot_data %>%
    filter(mean_ACC >= 0.3, mean_RT_ms <= 10000)

  # 输出 cleaned_data 以检查数据
  print(cleaned_data)

  # 1. Matching 条件下的散点图
  matching_data <- cleaned_data %>%
    filter(Matching == "Matching") %>%
    filter(mean_ACC >= 0.5, mean_RT_ms >= 500, mean_RT_ms <= 1000)
  
  if (nrow(matching_data) > 0) {
    p1 <- ggplot(matching_data, aes(x = mean_ACC, y = mean_RT_ms, shape = Identity)) +
      geom_point(size = 3) +
      labs(title = paste("Mean ACC vs Mean RT_ms (Matching) for", n),
           x = "Mean ACC",
           y = "Mean RT_ms") +
      scale_shape_manual(values = c(16, 17, 3)) +
      theme_minimal()
    
    print(p1)
  }
  
  # 2. Nonmatching 条件下的散点图
  nonmatching_data <- cleaned_data %>%
    filter(Matching == "Nonmatching") %>%
    filter(mean_ACC >= 0.5, mean_RT_ms >= 500, mean_RT_ms <= 1000)
  
  if (nrow(nonmatching_data) > 0) {
    p2 <- ggplot(nonmatching_data, aes(x = mean_ACC, y = mean_RT_ms, shape = Identity)) +
      geom_point(size = 3) +
      labs(title = paste("Mean ACC vs Mean RT_ms (Nonmatching) for", n),
           x = "Mean ACC",
           y = "Mean RT_ms") +
      scale_shape_manual(values = c(16, 17, 3)) +
      theme_minimal()
    
    print(p2)
  }
}


